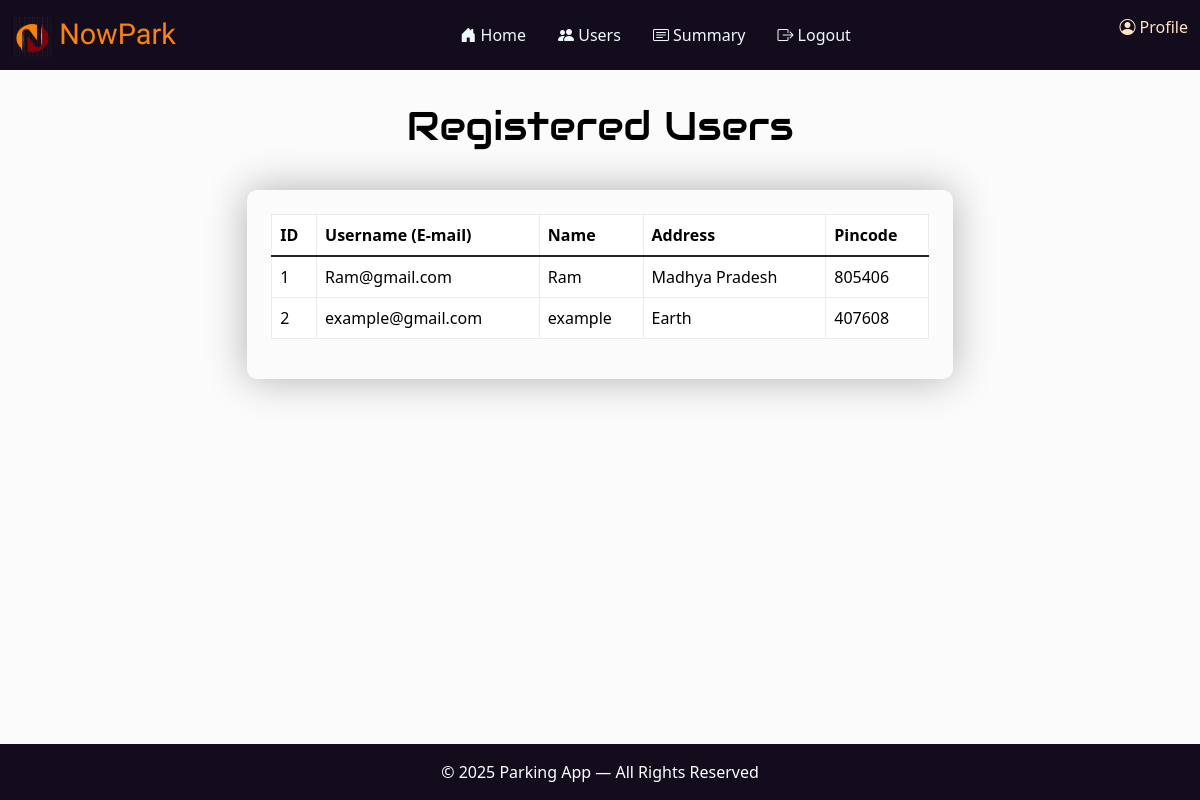
/userdetail (signed in), run on the app's committed database.
### App/models.py (models this page shows, shortened)
class User(UserMixin, db.Model):
    __tablename__= "user"
    id = db.Column(db.Integer, primary_key=True)
    username = db.Column(db.String(50), nullable=False, unique = True)
    password = db.Column(db.String(100), nullable=False)
    name = db.Column(db.String(60), nullable= False)
    address = db.Column(db.String(250), nullable= False)
    pincode = db.Column(db.Integer, nullable= False)
    reservations = db.relationship('Reserving_Spot', back_populates='user')

### App/controllers/admin.py (the view)
@admin.route("/userdetail")
@login_required
@roles_required("admin")
def usersdetail():
    return render_template("adminusers.html", Users=User.query.all(), admin=current_user)

### App/models.py (called while the page is built)
    def get_role(self):
        return "admin"

### App/templates/adminusers.html
{% extends "adminbase.html" %}
{% block content %}
<div class="container-fluid">
    <div class="heading top">
        <h1>Registered Users</h1>
    </div>
    <div class="table-area">
        <div class="table-responsive">
            <table class="table table-hover table-bordered border-light-subtle table align-middle">
                <thead>
                    <tr>
                        <th>ID</th>
                        <th>Username (E-mail)</th>
                        <th>Name</th>
                        <th>Address</th>
                        <th>Pincode</th>
                    </tr>
                </thead>
                <tbody class="table-group-divider">
                    {% if Users %}
                    {% for user in Users %}
                    <tr>
                        <td>{{user.id}}</td>
                        <td>{{user.username}}</td>
                        <td>{{user.name}}</td>
                        <td>{{user.address}}</td>
                        <td>{{user.pincode}}</td>
                    </tr>
                    {% endfor %}
                    {% else %}
                    <tr>
                        <td colspan="5" class="text-center text-muted">🚫 User's haven't registered yet !</td>
                    </tr>
                    {% endif %}
                </tbody>
            </table>
        </div>
    </div>
</div>
{% endblock %}

### App/static/css/admin.css (style rules this page uses)
html, body { height: 100%; margin: 0; }
body { background-color: #FBFBFB; display: flex; flex-direction: column; }
.heading { display: flex; justify-content: center; color: black; font-family: "Audiowide", sans-serif; font-weight: 400; font-style: normal; }
.top { padding: 2em; }
.table-area { flex-grow: 1; overflow-y: auto; padding: 1.5em; max-width: 60%; max-height: 60vh; overflow-x:auto; margin: 0 auto; box-shadow: 0px 0px 40px 0px rgba(0, 0, 0, 0.3); border-radius: 10px; }

### data on the page
User: id "1", username "Ram@gmail.com", name "Ram", address "Madhya Pradesh", pincode "805406"
User: id "2", username "example@gmail.com", name "example", address "Earth", pincode "407608"
